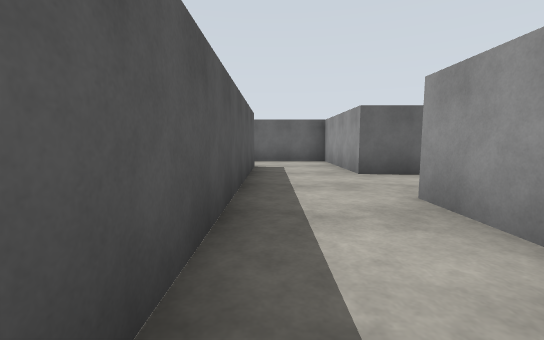
View 1 (above)

17 first-person views from a walk through a world built for the Gazebo simulator. The camera is 1.2 m above the floor, tilts 6° down and sees 90° across. The floor is counted in squares, 2 m on a side. Each view is taken from the middle of a square. On the plan, view 1 faces up. The plan holds only what a view shows up to about 9 squares ahead; the rest is blank. The place goes on beyond the plan.

View 2
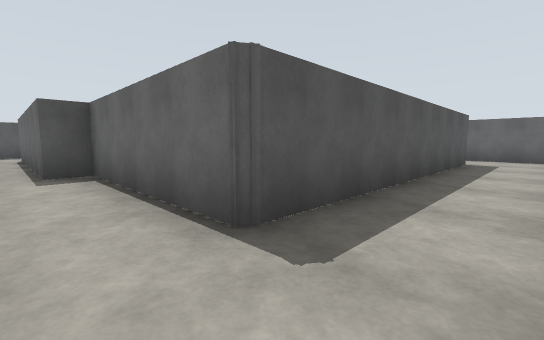

View 3
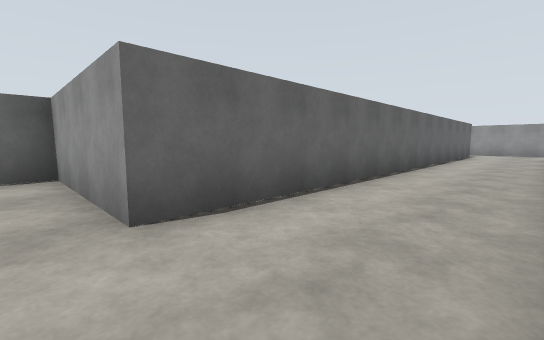

View 4
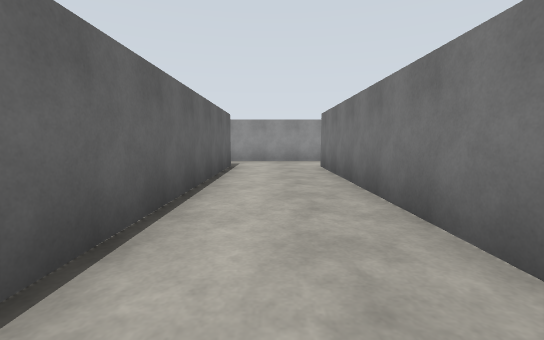

View 5
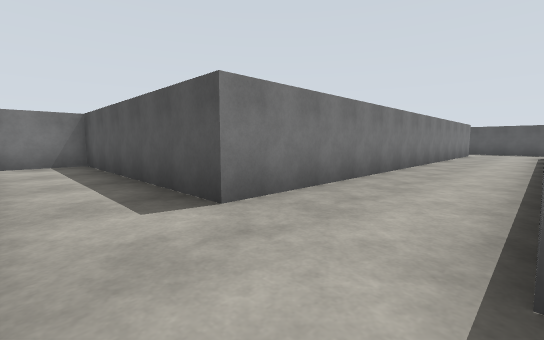

View 6
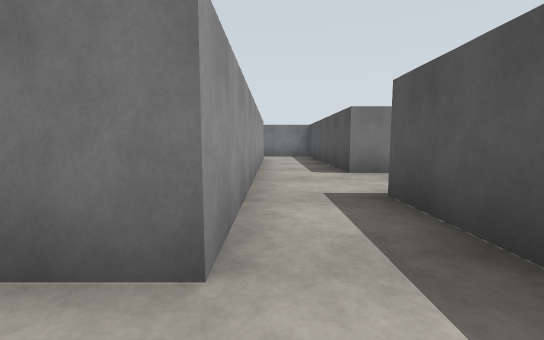

View 7
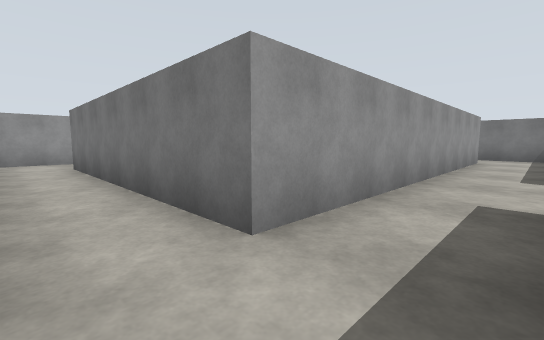

View 8
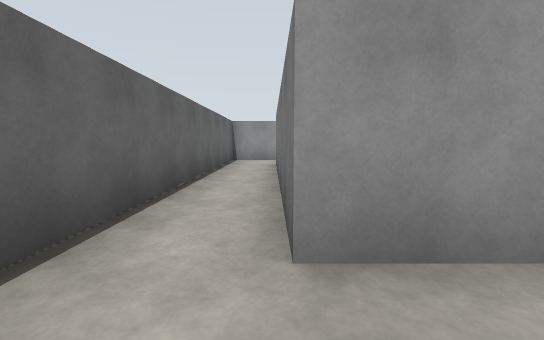

View 9
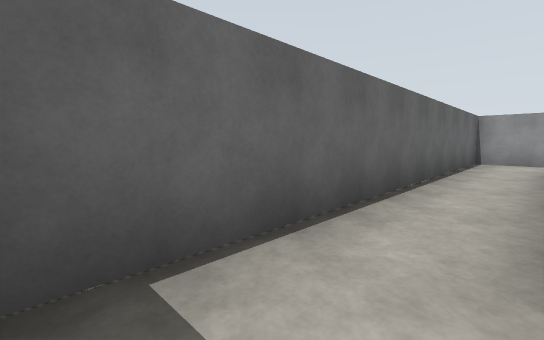

View 10
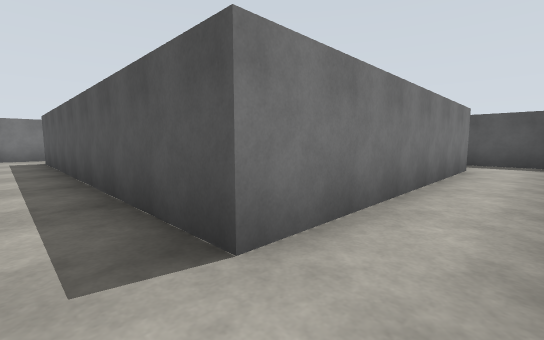

View 11
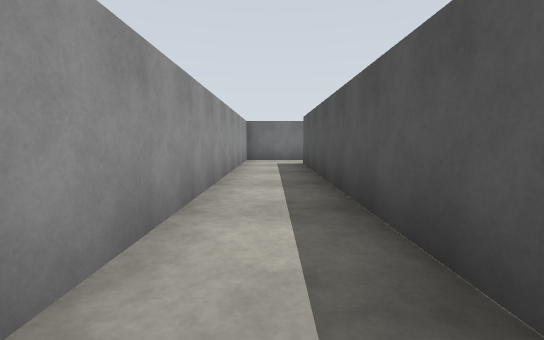

View 12
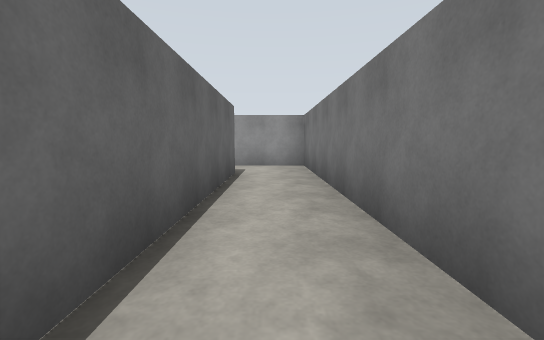

View 13
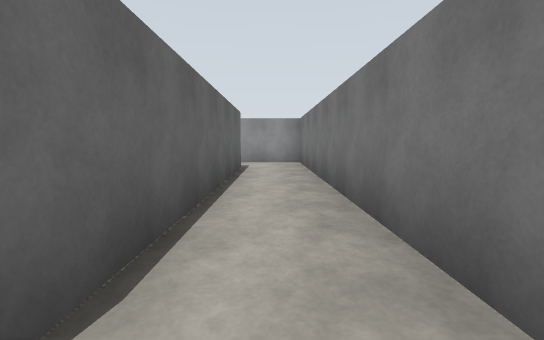

View 14
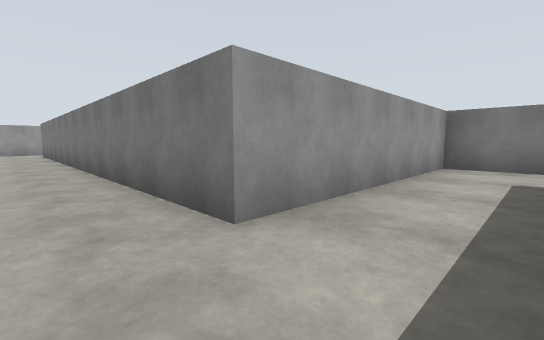

View 15
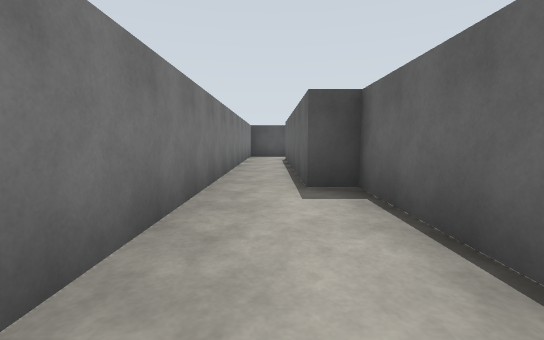

View 16
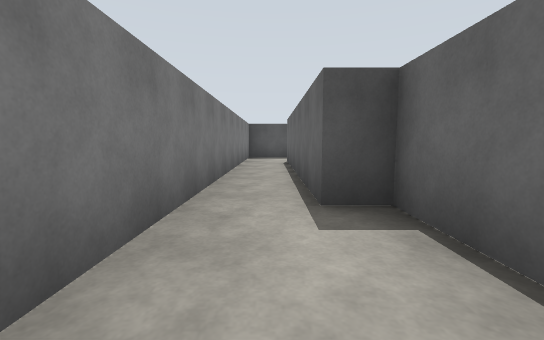

View 17
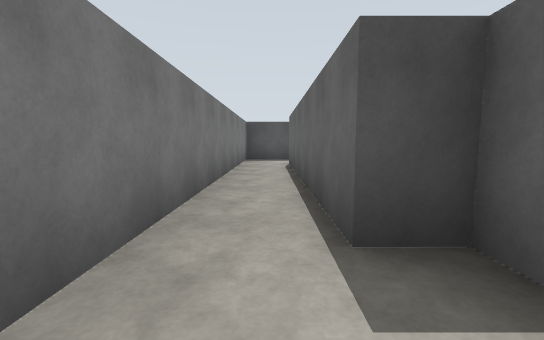

### Floor plan
Points are (right, up) in squares from view 1. A wall is a line through its corners. A room is listed if a view was taken in it or the views show most of it. See-through windows are left out.
Room 1 (views 1, 2, 3, 4, 5, 6, 7, 8, 9, 13, 14, 15, 16, 17)
walls: (-0.4, 6.5) (-0.4, -0.9) (-4.5, -0.9) (-4.5, -1.5) (-10.4, -1.5); (-0.1, -2.9) (1.6, -2.9) (1.6, 2.8) (13.5, 2.8) (13.5, -2.9) (15.5, -2.9); (15.3, -1.4) (15.3, 6.9); (15.4, 8.3) (13.7, 8.3) (13.7, 5) (1.6, 5) (1.6, 6.4); (-10.4, -2.9) (-1.8, -2.9)
ways out: opening at (15, 8) to room 2; opening at (16, -2) to room 3; opening at (-10, -2); opening at (0.5, 5.5)
Room 2 (view 10)
walls: (22.8, 8.3) (15.4, 8.3); (15.3, 6.9) (21.2, 6.9)
ways out: opening at (15, 8) to room 1; opening at (22, 7) to room 3
Room 3 (views 11, 12)
walls: (21.2, 6.9) (21.2, -1.3) (15.6, -1.3); (15.5, -2.9) (22.8, -2.9) (22.8, 8.3)
ways out: opening at (16, -2) to room 1; opening at (22, 7) to room 2

Where each view was taken, in squares from view 1:
view 1: 0 up, 0 right, facing up
view 2: 2 down, 1 right, facing up-left
view 3: 3 up, 1 right, facing up-right
view 4: 4 up, 7 right, facing right
view 5: 5 up, 15 right, facing down-left
view 6: 8 up, 15 right, facing down
view 7: 8 up, 14 right, facing down-right
view 8: 7 up, 14 right, facing right
view 9: 7 up, 14 right, facing up-right
view 10: 8 up, 22 right, facing down-left
view 11: 6 up, 22 right, facing down
view 12: 2 down, 16 right, facing right
view 13: 2 down, 15 right, facing right
view 14: 4 up, 0 right, facing down-right
view 15: 2 down, 1 left, facing left
view 16: 2 down, 2 left, facing left
view 17: 2 down, 3 left, facing left
